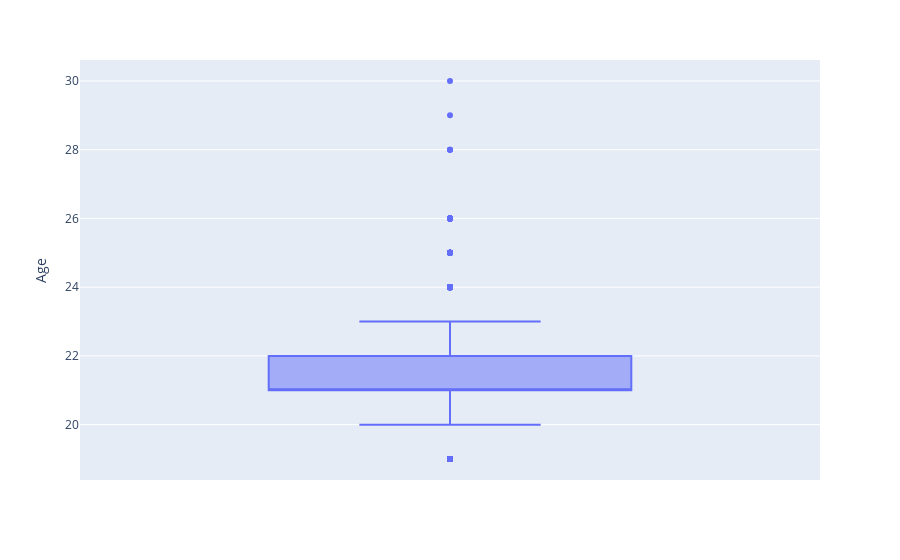

The notebook cell saved with this chart:
### Code cell
fig = px.box(df, y='Age')
fig.show()

### Figure 1 — Plotly figure (JSON) as saved in the notebook; plotly's stock layout.template omitted (floating-point values rounded to 4 significant figures; data arrays with more than 128 entries replaced by an {"elided": "..."} marker saying what was removed)
{"data": [{"alignmentgroup": "True", "hovertemplate": "Age=%{y}<extra></extra>", "legendgroup": "", "marker": {"color": "#636efa"}, "name": "", "notched": false, "offsetgroup": "", "orientation": "v", "showlegend": false, "type": "box", "x0": " ", "xaxis": "x", "y": {"elided": "1137 int values"}, "y0": " ", "yaxis": "y"}], "layout": {"boxmode": "group", "legend": {"tracegroupgap": 0}, "margin": {"t": 60}, "xaxis": {"anchor": "y", "domain": [0, 1]}, "yaxis": {"anchor": "x", "domain": [0, 1], "title": {"text": "Age"}}}}
